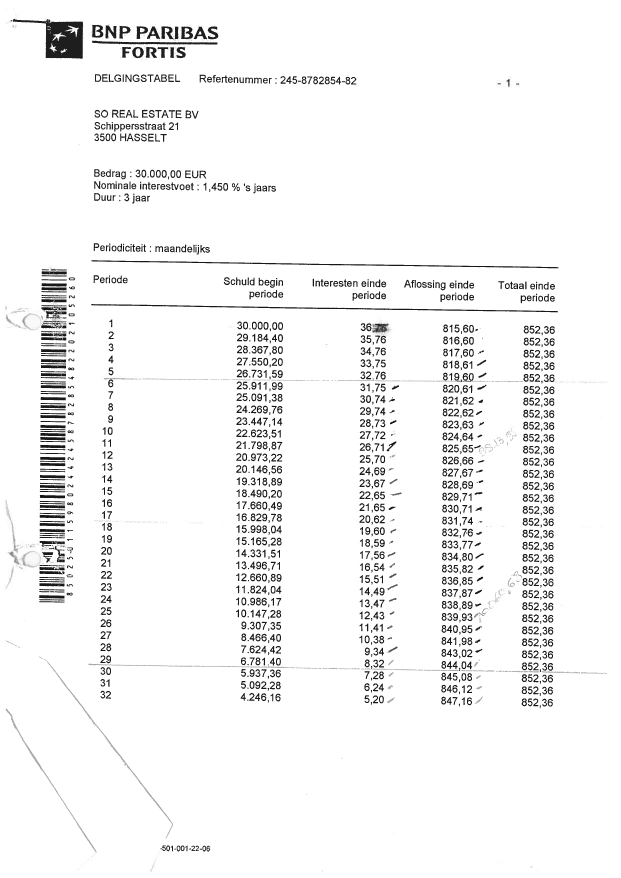
#> input picture computer vision/cv2opencv/input/I168.png, 2483 x 3510 px, found by its file name (shown at 1/4 size)
$ python test1.py
#> lines starting #> are read from the running program, lines starting #| are printed output that depends on the picture
from PIL import Image, ImageDraw, ImageFont
import cv2
import numpy as np

# Step 1: Load the image using OpenCV
image = cv2.imread('I168.png')
#> image is the input picture: shape (3510, 2483, 3); min 7, max 255, mean 244

# Step 2: Convert the image from BGR (OpenCV format) to RGB (Pillow format)
image_rgb = cv2.cvtColor(image, cv2.COLOR_BGR2RGB)

# Step 3: Blur the entire image using Gaussian Blur
blurred_image = cv2.GaussianBlur(image, (25, 25), 0)
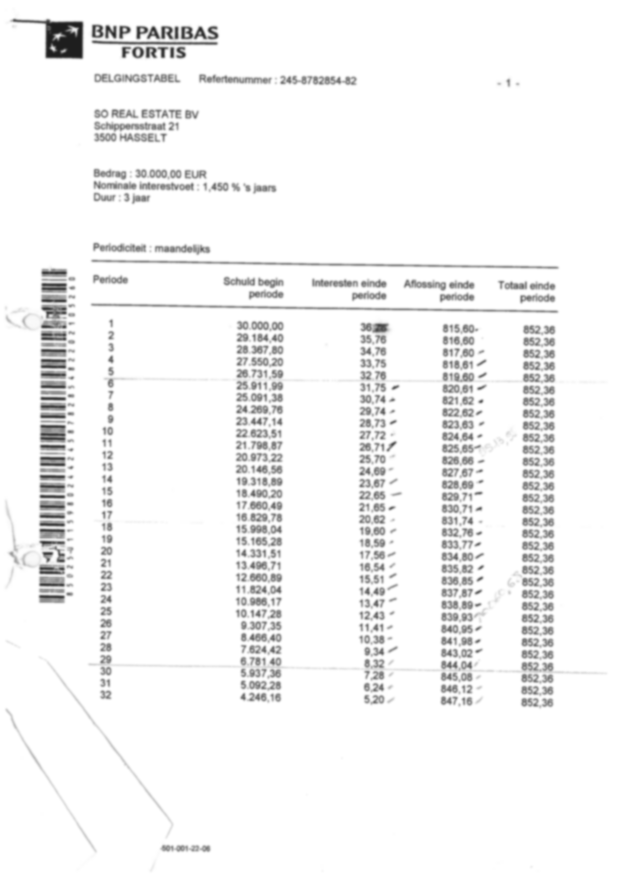
#> blurred_image: shape (3510, 2483, 3) (shown at 1/4 size); min 30, max 255, mean 244

# Step 4: Define the region to keep sharp (text area) - Here, I'm assuming it's the center
height, width, _ = image.shape
#> height = 3510; width = 2483
center_x, center_y = width // 2, height // 2
#> center_x = 1241; center_y = 1755
text_width, text_height = 400, 200  # Adjust according to your text box size

# Create a mask for the sharp text area
mask = np.zeros_like(image_rgb)
mask[center_y - text_height // 2:center_y + text_height // 2,
     center_x - text_width // 2:center_x + text_width // 2] = image_rgb[center_y - text_height // 2:center_y + text_height // 2,
                                                                        center_x - text_width // 2:center_x + text_width // 2]
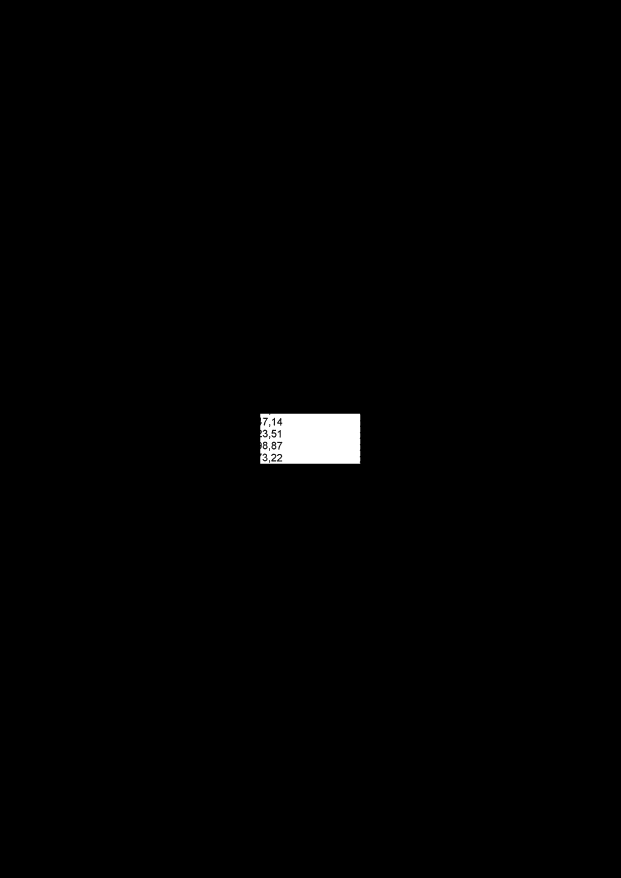
#> mask: shape (3510, 2483, 3) (shown at 1/4 size); min 0, max 255, mean 2.2

# Combine blurred background with sharp foreground (text area)
combined_image = np.where(mask != 0, mask, blurred_image)

# Step 5: Convert the image back to Pillow format for adding text
combined_image_pil = Image.fromarray(combined_image)

# Step 6: Add text using Pillow
draw = ImageDraw.Draw(combined_image_pil)
font = ImageFont.truetype("arial.ttf", 50)  # Adjust font size and path if necessary

# Define the text and position
text = "Sample Text"
text_position = (center_x - text_width // 2 + 50, center_y - text_height // 2 + 50)  # Adjust text position
#> text_position = (1091, 1705)

# Add text to the image
draw.text(text_position, text, font=font, fill=(255, 255, 255))  # White text

# Step 7: Save the final image
combined_image_pil.save('output_image_with_text.jpg')
